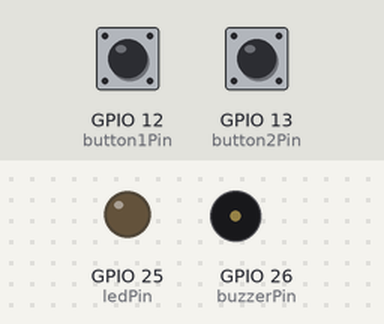
The sketch below on a simulated ESP32. On the bench: output pins drawn as LEDs (lit = HIGH), buzzer (waves = sounding). The inputs (shaded band) are chosen by the test bench; at power-on: GPIO 12 (button1Pin) HIGH, GPIO 13 (button2Pin) HIGH.

Above: at 1.2 s.
1.3 s: GPIO 12 (button1Pin) pulled LOW for 1 s
At 3.6 s:
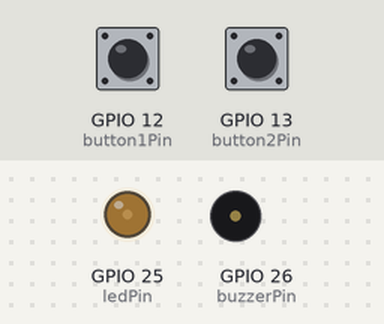
4.3 s: GPIO 13 (button2Pin) pulled LOW for 3.2 s
At 5.7 s:
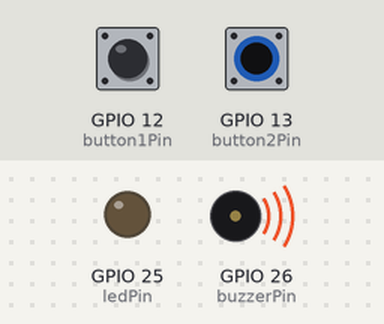
9.0 s: GPIO 12 (button1Pin) pulled LOW for 3.2 s
At 12.7 s:
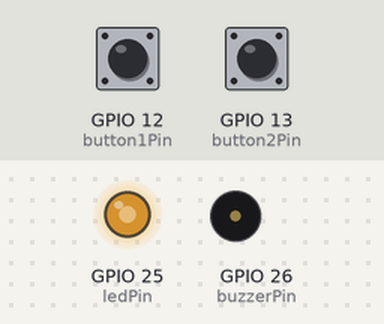
13.7 s: GPIO 12 (button1Pin) pulled LOW for 1 s
At 15.8 s:
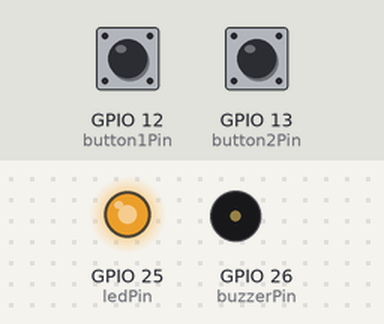
16.7 s: GPIO 12 (button1Pin) pulled LOW for 3.2 s
At 18.13 s:
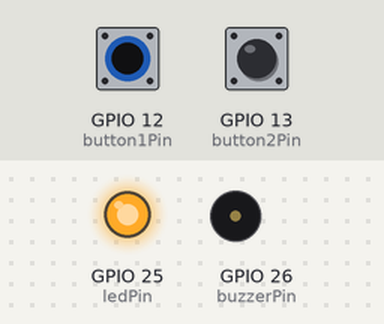
Timing chart, 0 to 21.4 s (numbered marks = the images above; inputs shaded):
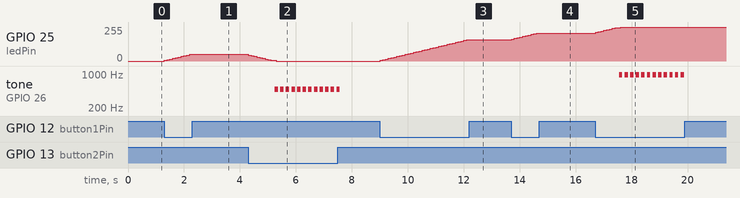

Measured:
- after the input at 1.3 s, GPIO 25 (ledPin): moves from 0/255 to 50/255 over 0.90 s, starting at once
- after the input at 4.3 s, GPIO 25 (ledPin): moves from 50/255 to 0/255 over 1.0 s, starting at once; tone on GPIO 26 (buzzerPin): alternates 489 Hz for 0.12 s and silent for 0.08 s, 24 changes in all, then stays silent, starting after 0.95 s
- after the input at 9.0 s, GPIO 25 (ledPin): moves from 0/255 to 160/255 over 3.1 s, starting at once
- after the input at 13.7 s, GPIO 25 (ledPin): moves from 160/255 to 210/255 over 0.90 s, starting at once
- after the input at 16.7 s, GPIO 25 (ledPin): moves from 210/255 to 255/255 over 0.90 s, starting at once; tone on GPIO 26 (buzzerPin): alternates 954 Hz for 0.12 s and silent for 0.08 s, 24 changes in all, then stays silent, starting after 0.85 s

The sketch:

LedBrightnessControl.ino
```cpp
const int button1Pin = 12;
const int button2Pin = 13;
const int ledPin = 25;
const int buzzerPin = 26;

int brightness = 0;
int fadeAmount = 5;

void setup() {
  pinMode(button1Pin, INPUT_PULLUP);
  pinMode(button2Pin, INPUT_PULLUP);
  pinMode(ledPin, OUTPUT);
  pinMode(buzzerPin, OUTPUT);
}

void loop() {
  int button1State = digitalRead(button1Pin);
  int button2State = digitalRead(button2Pin);

  if (button1State == LOW) {
    brightness += fadeAmount;
    brightness = constrain(brightness, 0, 255);
    if (brightness == 255) {
      tone(buzzerPin, 1000, 100);
    }
  }

  if (button2State == LOW) {
    brightness -= fadeAmount;
    brightness = constrain(brightness, 0, 255);
    if (brightness == 0) {
      tone(buzzerPin, 500, 100);
    }
  }

  analogWrite(ledPin, brightness);
  delay(100);
}

void tone(int pin, int frequency, int duration) {
  unsigned long period = 1000000 / frequency;
  unsigned long startTime = millis();
  while (millis() - startTime < duration) {
    digitalWrite(pin, HIGH);
    delayMicroseconds(period / 2);
    digitalWrite(pin, LOW);
    delayMicroseconds(period / 2);
  }
}
```
